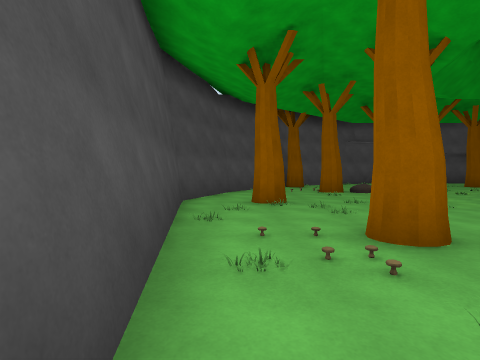
View 1 (above)

19 first-person views from a walk through a scene from a Unity 3-D project. The camera is 1.4 m above the floor, tilts 2° down and sees 85° across. The floor is counted in squares, 2 m on a side. Each view is taken from the middle of a square. On the plan, view 1 faces up. The plan holds only what a view shows up to about 9 squares ahead; the rest is blank. The place goes on beyond the plan. The player is left out.

View 2
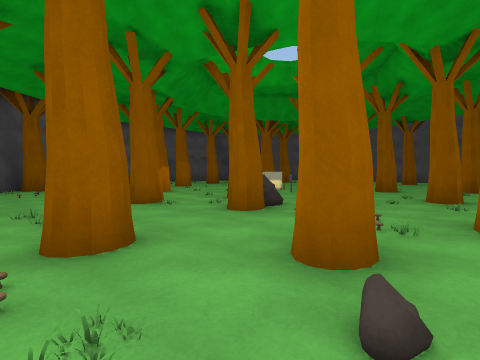

View 3
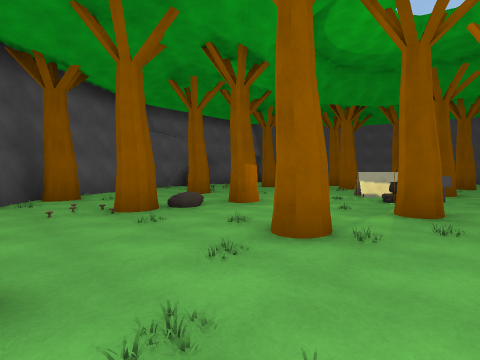

View 4
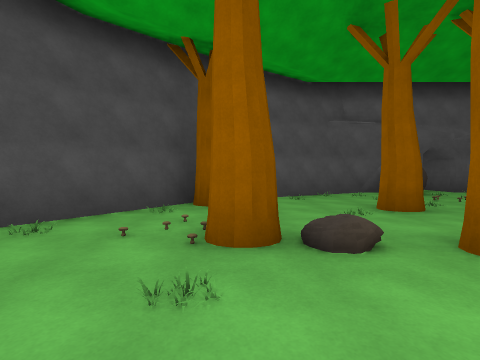

View 5
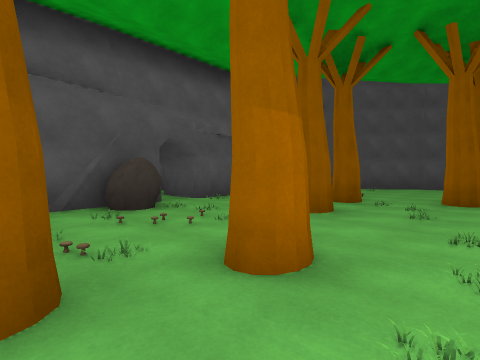

View 6
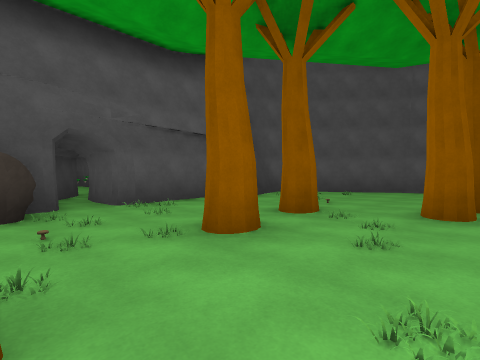

View 7
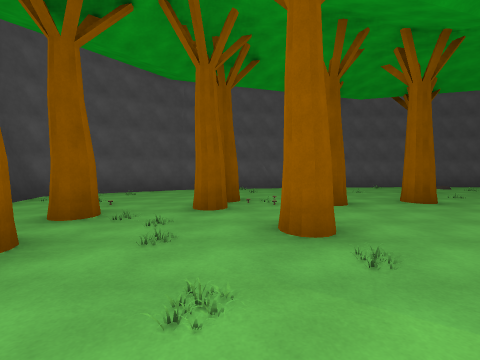

View 8
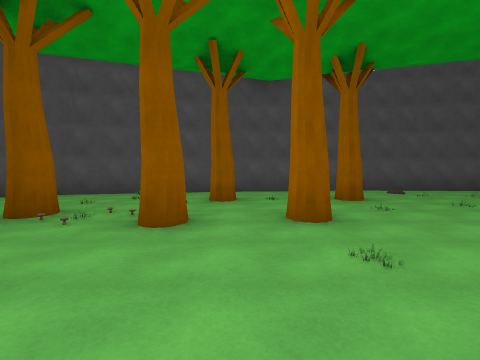

View 9
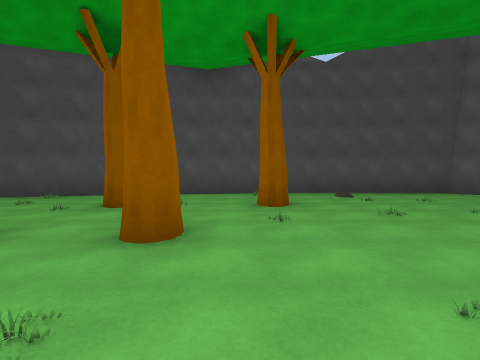

View 10
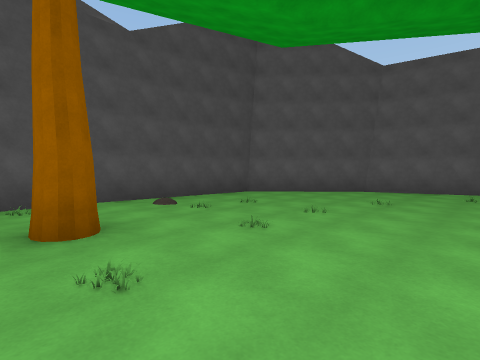

View 11
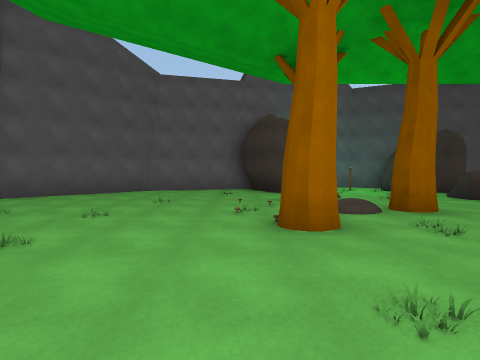

View 12
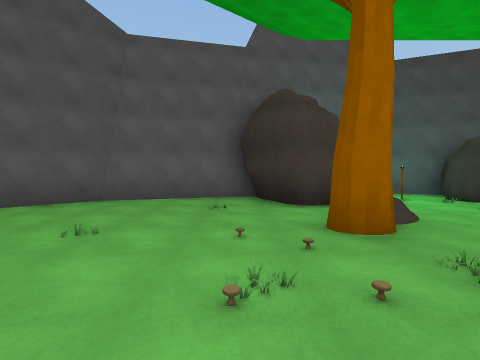

View 13
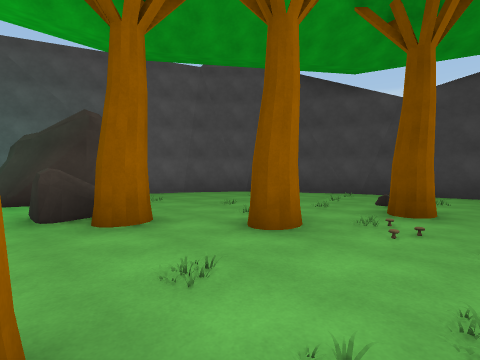

View 14
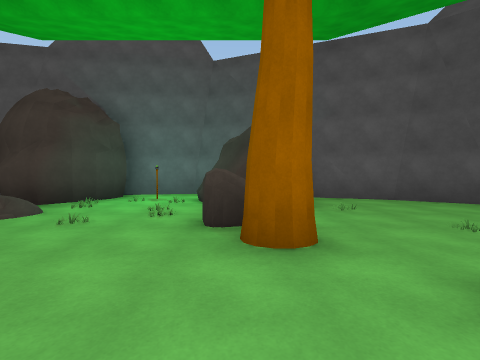

View 15
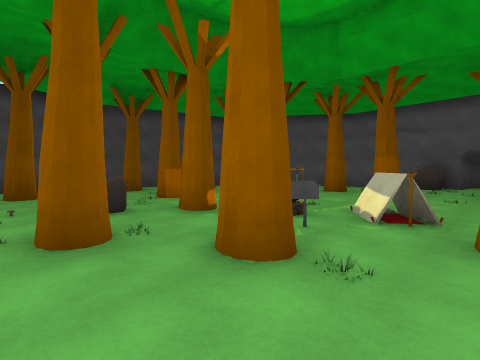

View 16
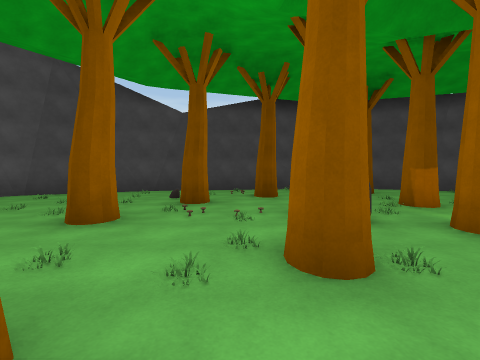

View 17
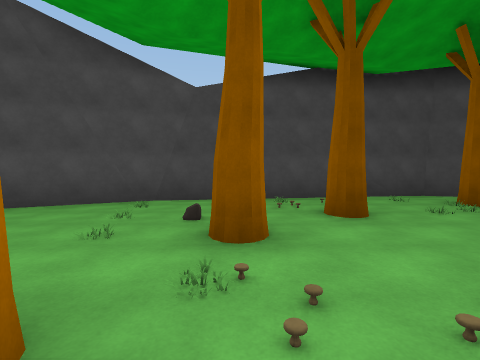

View 18
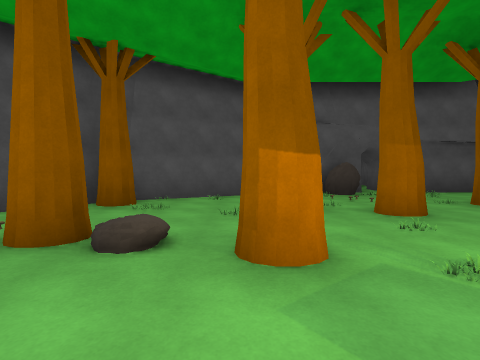

View 19
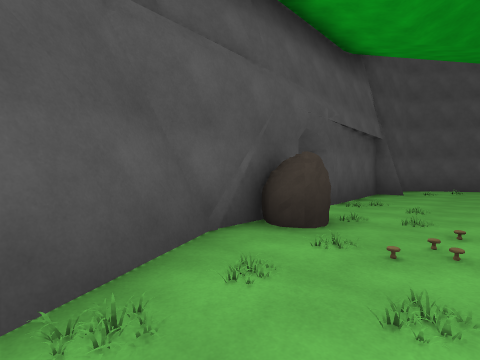

### Floor plan
Points are (right, up) in squares from view 1. A wall is a line through its corners. A room is listed if a view was taken in it or the views show most of it. See-through windows are left out.
Room 1 (views 1, 2, 3, 4, 5, 6, 7, 8, 9, 10, 11, 12, 13, 14, 15, 16, 17, 18, 19)
walls: (19.2, 3.4) (18.7, 7.3); (18.8, 7) (17.7, 11.2) (17.1, 11.9); (7.6, 14.3) (6.8, 14.5) (2.4, 12.3); (8.9, 14.4) (6.4, 14.4); (-0.3, -0.8) (0.1, -1.8); (-0.4, 8.7) (-1.5, 6.1) (-0.3, -0.9); (-0.1, -1.4) (1.5, -4.2) (3.3, -5.4); (2.3, 12.3) (1.3, 11.3); (1.8, 11.9) (0, 9.4); (10, 14.7) (9.8, 15.5); (13.4, 13.9) (13.4, 14.5) (9.9, 14.4); (6.9, -6.8) (8.3, -7.4); (8.5, -7) (10.4, -6.7); (3.1, -5.3) (5.1, -6.1); (13.4, -6.1) (15.7, -5.4); (13.5, -6.1) (14.1, -5.9); (1.4, -4.1) (1.8, -4.5); (17.3, 11.6) (15.5, 14.3) (14.9, 14.4) (13.8, 14.1); (16.5, -5) (19.1, -2.5) (19.3, -1.6)
low walls: (7.1, -6.6) (8.5, -7); (3.8, -5.5) (5.1, -5.9)
objects: other object (0, 3); other object (1, 2); other object (1, 3); other object (1, 6); other object (1, 9); other object (2, 3); other object (2, 8); other object (2, 9); other object (2, 10); other object (2, 11); other object (3, 1); other object (3, 9); other object (3, 11); mushroom (4, 1); other object (4, 5); other object (4, 6); other object (4, 7); other object (4, 12); other object (5, 0); mushroom (5, 1); other object (5, 2); rock (5, 3); other object (5, 4); other object (5, 8); other object (5, 13); rock (6, -6) to (8, -5); other object (6, 3); other object (6, 5); other object (6, 6); other object (6, 11); other object (6, 12); rock (7, -3) to (7, -2); other object (7, 3); other object (7, 7); other object (7, 11); other object (7, 12); other object (7, 13); other object (8, 1); other object (8, 4); other object (8, 5); other object (8, 6); other object (8, 10); other object (8, 11); other object (8, 12); other object (8, 13); rock (8, 14); other object (9, -5); other object (9, 4); tent (9, 6) to (9, 7); other object (9, 9); other object (9, 12); other object (9, 13); other object (10, -1); other object (10, 5); other object (10, 8); other object (10, 11); other object (10, 13); other object (10, 14); rock (11, -3); other object (11, -2) to (12, -2); other object (11, 3); other object (11, 8); other object (11, 10); other object (11, 14); other object (12, -1); mushroom (12, 0); other object (12, 1); other object (12, 11); rock (13, -6); other object (13, -2); mushroom (13, 0); other object (13, 8); other object (13, 9); other object (13, 12); other object (14, 5); other object (14, 7); other object (14, 8); other object (14, 9); other object (14, 12); other object (14, 13); other object (15, 9); other object (15, 13); other object (16, 3); other object (16, 6)

Where each view was taken, in squares from view 1:
view 1: 0 up, 0 right, facing up
view 2: 0 up, 1 right, facing up-right
view 3: 4 up, 1 right, facing up-right
view 4: 6 up, 3 right, facing up
view 5: 9 up, 6 right, facing up-right
view 6: 9 up, 8 right, facing up-right
view 7: 9 up, 8 right, facing right
view 8: 6 up, 10 right, facing right
view 9: 4 up, 11 right, facing right
view 10: 4 up, 13 right, facing down-right
view 11: 4 up, 13 right, facing down
view 12: 1 up, 13 right, facing down
view 13: 2 up, 8 right, facing down-left
view 14: 1 up, 7 right, facing down
view 15: 2 up, 10 right, facing up-left
view 16: 2 up, 9 right, facing left
view 17: 1 up, 6 right, facing left
view 18: 6 up, 5 right, facing up
view 19: 12 up, 5 right, facing up-right
